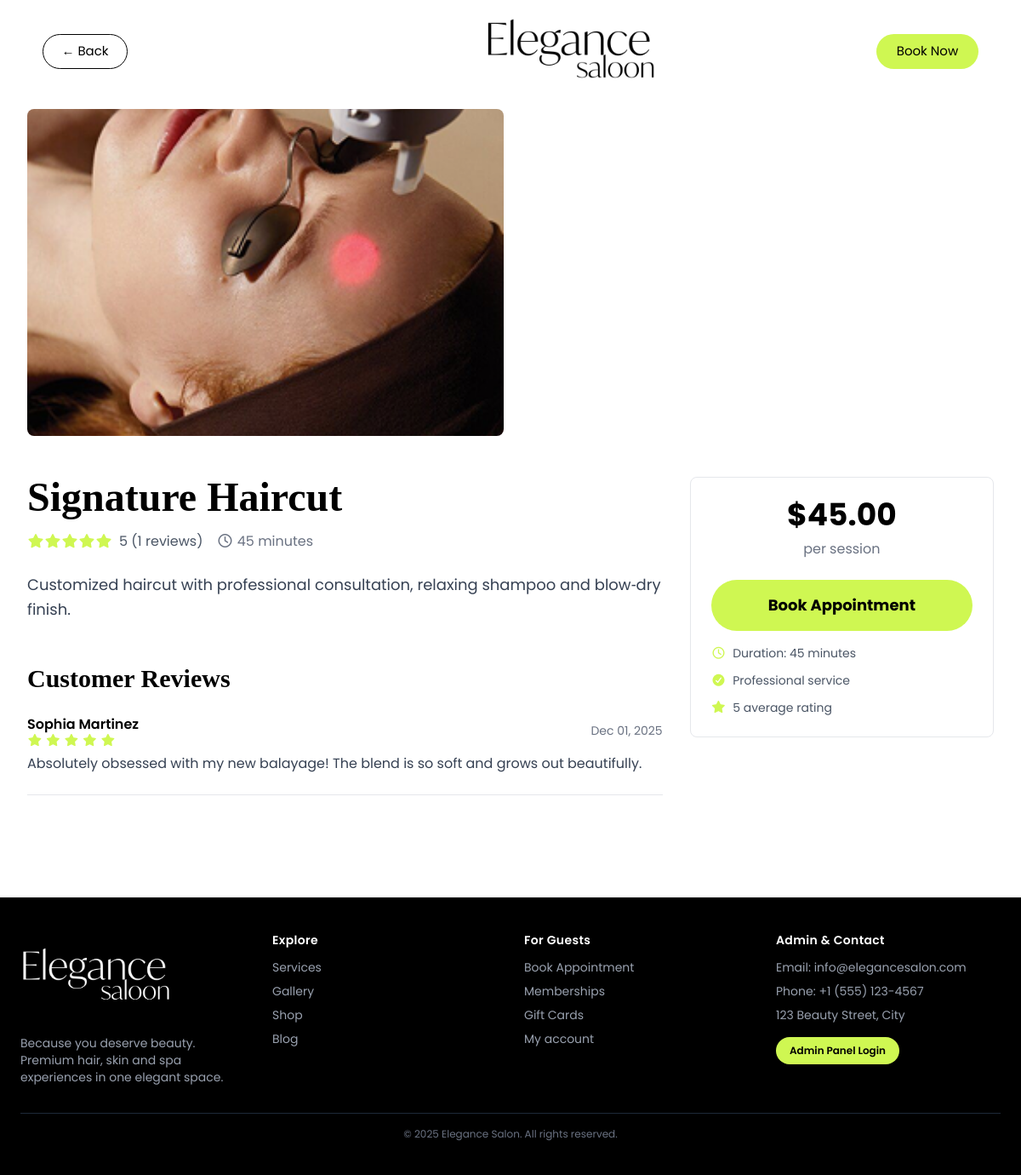
Page /service-detail.php?id=2 on the committed database.
### tables this page shows
CREATE TABLE `service_images` (
  `image_id` int(11) NOT NULL,
  `service_id` int(11) DEFAULT NULL,
  `image_path` varchar(255) DEFAULT NULL,
  `is_primary` tinyint(1) DEFAULT 0,
  `created_at` timestamp NOT NULL DEFAULT current_timestamp()
);

CREATE TABLE `services` (
  `service_id` int(11) NOT NULL,
  `service_name` varchar(100) DEFAULT NULL,
  `description` text DEFAULT NULL,
  `duration` int(11) DEFAULT NULL,
  `price` decimal(10,2) DEFAULT NULL
);

CREATE TABLE `service_reviews` (
  `review_id` int(11) NOT NULL,
  `service_id` int(11) DEFAULT NULL,
  `client_id` int(11) DEFAULT NULL,
  `appointment_id` int(11) DEFAULT NULL,
  `rating` int(11) DEFAULT NULL CHECK (`rating` >= 1 and `rating` <= 5),
  `review_text` text DEFAULT NULL,
  `status` enum('pending','approved','rejected') DEFAULT 'pending',
  `created_at` timestamp NOT NULL DEFAULT current_timestamp()
);

CREATE TABLE `clients` (
  `client_id` int(11) NOT NULL,
  `name` varchar(100) DEFAULT NULL,
  `phone` varchar(20) DEFAULT NULL,
  `email` varchar(150) DEFAULT NULL,
  `address` text DEFAULT NULL,
  `preferences` text DEFAULT NULL,
  `created_at` timestamp NOT NULL DEFAULT current_timestamp()
);

### service-detail.php (the view, shortened to what this page needs)
<?php
include 'Database/connect_to_db.php';
$service_id = isset($_GET['id']) ? intval($_GET['id']) : 0;
$service_query = "SELECT * FROM services WHERE service_id = $service_id";
$service_result = mysqli_query($conn, $service_query);
$service = mysqli_fetch_assoc($service_result);
$images_query = "SELECT * FROM service_images WHERE service_id = $service_id ORDER BY is_primary DESC";
$images_result = mysqli_query($conn, $images_query);
$reviews_query = "
    SELECT sr.*, c.name as client_name, c.email as client_email
    FROM service_reviews sr
    LEFT JOIN clients c ON sr.client_id = c.client_id
    WHERE sr.service_id = $service_id AND sr.status = 'approved'
    ORDER BY sr.created_at DESC
    LIMIT 10
";
$reviews_result = mysqli_query($conn, $reviews_query);
$avg_rating_query = "SELECT AVG(rating) as avg_rating, COUNT(*) as total_reviews FROM service_reviews WHERE service_id = $service_id AND status = 'approved'";
$avg_result = mysqli_query($conn, $avg_rating_query);
$avg_data = mysqli_fetch_assoc($avg_result);
$avg_rating = round($avg_data['avg_rating'] ?? 0, 1);
$total_reviews = $avg_data['total_reviews'] ?? 0;
?>
<!DOCTYPE html>
<html lang="en">
<head>
    <link rel="stylesheet" href="https://cdnjs.cloudflare.com/ajax/libs/font-awesome/7.0.1/css/all.min.css">
    <link rel="stylesheet" href="css/style.css">
    <script src="https://cdn.jsdelivr.net/npm/@tailwindcss/browser@4"></script>
</head>
<body>
    <header class="flex justify-around lg:gap-40 fixed w-[100%] z-30 bg-white/80 backdrop-blur-sm">
        <div class="sm:flex hidden">
            <a href="services.php" class="p-2 my-10 lg:mr-40 w-25 text-[15px] justify-center items-center flex bg-none text-[#000] rounded-full border-[#000] border-1 hover:bg-[#000] hover:text-[#fff] cursor-pointer">← Back</a>
        </div>
        <div class="sm:w-50 w-40 flex select-none">
            <a href="src/Elegance_Salon.php"><img src="images/elegance-saloon-logo-no-bg.png" alt="Elegance logo"></a>
        </div>
        <div class="sm:flex hidden gap-2">
            <a href="book-appointment.php?service=<?php echo $service_id; ?>" class="p-2 my-10 w-30 text-[15px] justify-center items-center flex bg-none text-[#000] rounded-full bg-[#CFF752] cursor-pointer">Book Now</a>
        </div>
    </header>
    <main class="pt-32 pb-20 px-8">
        <div class="max-w-6xl mx-auto">
            <div class="mb-12">
                <?php if(mysqli_num_rows($images_result) > 0): ?>
                    <div class="grid grid-cols-1 md:grid-cols-2 gap-4">
                        <?php while($img = mysqli_fetch_assoc($images_result)): ?>
                            <img src="<?php echo htmlspecialchars($img['image_path']); ?>" alt="Service Image" class="w-full h-96 object-cover rounded-lg">
                        <?php endwhile; ?>
                    </div>
                <?php else: ?>
                    <img src="images/Services/depilation.png" alt="Service Image" class="w-full h-96 object-cover rounded-lg">
                <?php endif; ?>
            </div>
            <div class="grid grid-cols-1 lg:grid-cols-3 gap-8">
                <div class="lg:col-span-2">
                    <h1 class="text-5xl font-bold mb-4" style="font-family: 'ivymode';"><?php echo htmlspecialchars($service['service_name']); ?></h1>
                    <div class="flex items-center gap-4 mb-6">
                        <div class="flex items-center">
                            <?php for($i = 1; $i <= 5; $i++): ?>
                                <i class="fas fa-star <?php echo $i <= $avg_rating ? 'text-[#CFF752]' : 'text-gray-300'; ?>"></i>
                            <?php endfor; ?>
                            <span class="ml-2 text-gray-600"><?php echo $avg_rating; ?> (<?php echo $total_reviews; ?> reviews)</span>
                        </div>
                        <span class="text-gray-500"><i class="far fa-clock"></i> <?php echo $service['duration']; ?> minutes</span>
                    </div>
                    <div class="prose max-w-none mb-8">
                        <p class="text-gray-700 text-lg leading-relaxed"><?php echo nl2br(htmlspecialchars($service['description'])); ?></p>
                    </div>
                    <div class="mt-12">
                        <h2 class="text-3xl font-bold mb-6" style="font-family: 'ivymode';">Customer Reviews</h2>
                        <?php if(mysqli_num_rows($reviews_result) > 0): ?>
                            <div class="space-y-6">
                                <?php while($review = mysqli_fetch_assoc($reviews_result)): ?>
                                    <div class="border-b border-gray-200 pb-6">
                                        <div class="flex items-center justify-between mb-2">
                                            <div>
                                                <h4 class="font-semibold"><?php echo htmlspecialchars($review['client_name'] ?? 'Anonymous'); ?></h4>
                                                <div class="flex items-center gap-1">
                                                    <?php for($i = 1; $i <= 5; $i++): ?>
                                                        <i class="fas fa-star <?php echo $i <= $review['rating'] ? 'text-[#CFF752]' : 'text-gray-300'; ?> text-sm"></i>
                                                    <?php endfor; ?>
                                                </div>
                                            </div>
                                            <span class="text-sm text-gray-500"><?php echo date('M d, Y', strtotime($review['created_at'])); ?></span>
                                        </div>
                                        <p class="text-gray-700"><?php echo htmlspecialchars($review['review_text']); ?></p>
                                    </div>
                                <?php endwhile; ?>
                            </div>
                        <?php else: ?>
                            <p class="text-gray-500">No reviews yet. Be the first to review this service!</p>
                        <?php endif; ?>
                    </div>
                </div>
                <div class="lg:col-span-1">
                    <div class="bg-white border border-gray-200 rounded-lg p-6 sticky top-32">
                        <div class="text-center mb-6">
                            <div class="text-4xl font-bold mb-2">$<?php echo number_format($service['price'], 2); ?></div>
                            <p class="text-gray-500">per session</p>
                        </div>
                        <a href="book-appointment.php?service=<?php echo $service_id; ?>" class="block w-full text-center py-4 bg-[#CFF752] text-black rounded-full hover:bg-[#b8e042] transition-colors font-bold text-lg mb-4">
                            Book Appointment
                        </a>
                        <div class="space-y-3 text-sm text-gray-600">
                            <div class="flex items-center gap-2">
                                <i class="far fa-clock text-[#CFF752]"></i>
                                <span>Duration: <?php echo $service['duration']; ?> minutes</span>
                            </div>
                            <div class="flex items-center gap-2">
                                <i class="fas fa-check-circle text-[#CFF752]"></i>
                                <span>Professional service</span>
                            </div>
                            <div class="flex items-center gap-2">
                                <i class="fas fa-star text-[#CFF752]"></i>
                                <span><?php echo $avg_rating; ?> average rating</span>
                            </div>
                        </div>
                    </div>
                </div>
            </div>
        </div>
    </main>
    <footer class="bg-black text-white py-10 px-6 mt-10">
      <div class="max-w-7xl mx-auto grid grid-cols-1 md:grid-cols-4 gap-8">
        <div>
          <img src="images/elegance-saloon-logo-white.png" alt="Elegance Salon" class="w-44 mb-4">
          <p class="text-gray-400 text-sm">
            Because you deserve beauty. Premium hair, skin and spa experiences in one elegant space.
          </p>
        </div>
        <div>
          <h4 class="font-semibold mb-3 text-sm tracking-wide">Explore</h4>
          <ul class="space-y-2 text-sm text-gray-400">
            <li><a href="../services.php" class="hover:text-[#CFF752]">Services</a></li>
            <li><a href="../gallery.php" class="hover:text-[#CFF752]">Gallery</a></li>
            <li><a href="../shop.php" class="hover:text-[#CFF752]">Shop</a></li>
            <li><a href="../blog.php" class="hover:text-[#CFF752]">Blog</a></li>
          </ul>
        </div>
        <div>
          <h4 class="font-semibold mb-3 text-sm tracking-wide">For Guests</h4>
          <ul class="space-y-2 text-sm text-gray-400">
            <li><a href="../book-appointment.php" class="hover:text-[#CFF752]">Book Appointment</a></li>
            <li><a href="../membership-plans.php" class="hover:text-[#CFF752]">Memberships</a></li>
            <li><a href="../gift-cards.php" class="hover:text-[#CFF752]">Gift Cards</a></li>
            <li><a href="../customer-dashboard.php" class="hover:text-[#CFF752]">My account</a></li>
          </ul>
        </div>
        <div>
          <h4 class="font-semibold mb-3 text-sm tracking-wide">Admin & Contact</h4>
          <ul class="space-y-2 text-sm text-gray-400">
            <li><span class="block">Email: info@elegancesalon.com</span></li>
            <li><span class="block">Phone: +1 (555) 123-4567</span></li>
            <li><span class="block">123 Beauty Street, City</span></li>
            <li class="pt-2">
              <a href="Admin/AD_login.php" class="inline-flex items-center px-4 py-2 bg-[#CFF752] text-black rounded-full text-xs font-semibold hover:bg-[#b8e042] transition-colors">
                Admin Panel Login
              </a>
            </li>
          </ul>
        </div>
      </div>
      <div class="border-t border-gray-800 mt-8 pt-4 text-center text-xs text-gray-500">
        &copy; <?php echo date('Y'); ?> Elegance Salon. All rights reserved.
      </div>
    </footer>
</body>
</html>

### css/style.css (style rules this page uses)
body { font-family: "Poppins", sans-serif; }
html, body { overflow-x: hidden; }

### rows in the picture
service_images: image_path (picture)
services: service_name "Signature Haircut", duration "45", description "Customized haircut with professional consultation, relaxing shampoo and blow‑dry finish.", price "45.00"
service_reviews: client.name "Sophia Martinez", rating 5 (drawn), created_at "Dec 01, 2025", review_text "Absolutely obsessed with my new balayage! The blend is so soft and grows out beautifully."

### other values in the picture
$avg_rating "5"
$total_reviews "1"
